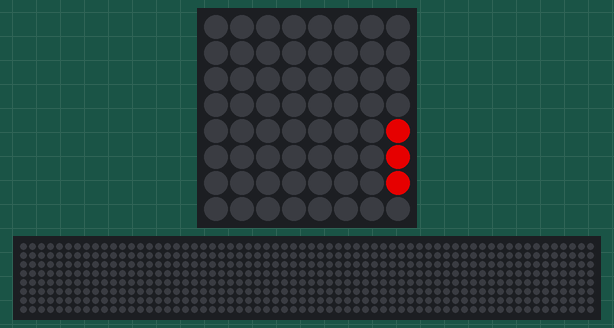
A program run on a simulated Raspberry Pi (BCM pin numbers) with a Sense HAT. Shown: the Sense HAT's 8×8 RGB LED matrix, a strip that is not on the board, showing the scrolling text unrolled. Dim RGB values are drawn brighter than linear; the 64×8 strip is a reading aid, not a part: it shows the text the matrix is scrolling, unrolled, one strip-width of it at a time. At 17.0 s the program stops and its outputs stay as they are.

Above: at 0.17 s.
At 2.18 s:
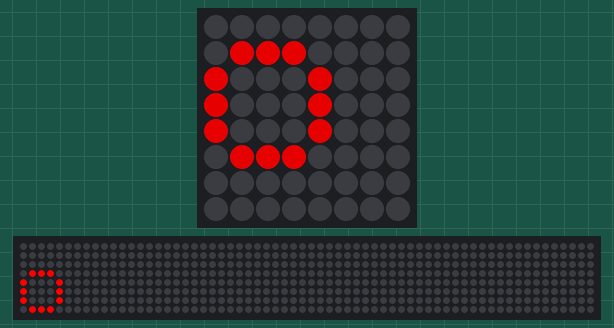
At 4.2 s:
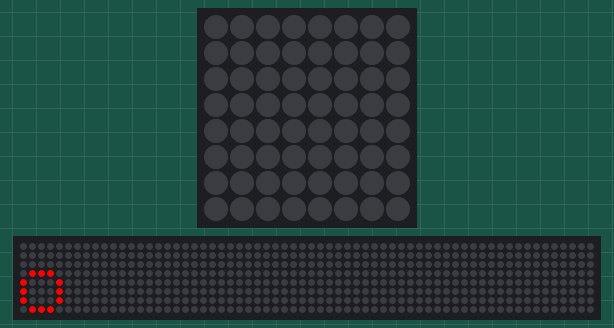
At 8.43 s:
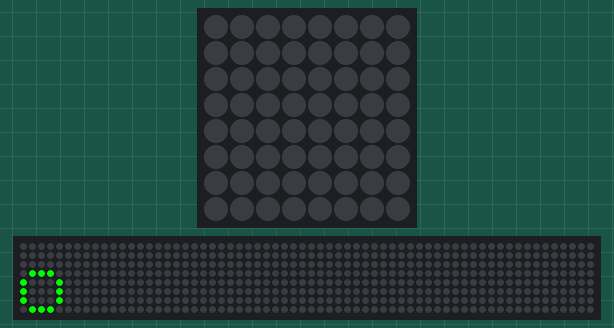
At 12.56 s:
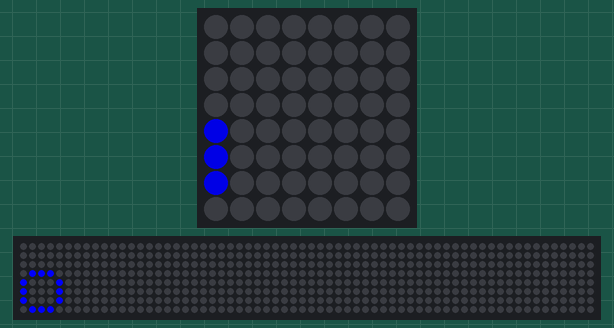
At 16.9 s:
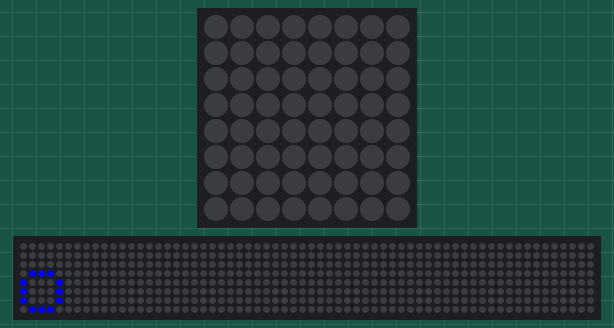

The program:

bounce.py
```python
# Talk to the SenseHat
from sense_hat import SenseHat
sense = SenseHat()

# Color Constants

r = (255, 0, 0) # Red
g = (0, 255, 0) # Green
b = (0, 0, 255) # Blue

# Configure Sense Hat LED Matrix
sense.low_light=True

# Red ==================
sense.set_rotation(0)
sense.show_message("o", text_colour=r)

sense.set_rotation(90)
sense.show_message("o", text_colour=r)

sense.set_rotation(180)
sense.show_message("o", text_colour=r)

sense.set_rotation(270)
sense.show_message("o", text_colour=r)

# Green =================
sense.set_rotation(0)
sense.show_message("o", text_colour=g)

sense.set_rotation(90)
sense.show_message("o", text_colour=g)

sense.set_rotation(180)
sense.show_message("o", text_colour=g)

sense.set_rotation(270)
sense.show_message("o", text_colour=g)

# Blue ====================
sense.set_rotation(0)
sense.show_message("o", text_colour=b)

sense.set_rotation(90)
sense.show_message("o", text_colour=b)

sense.set_rotation(180)
sense.show_message("o", text_colour=b)

sense.set_rotation(270)
sense.show_message("o", text_colour=b)
```
